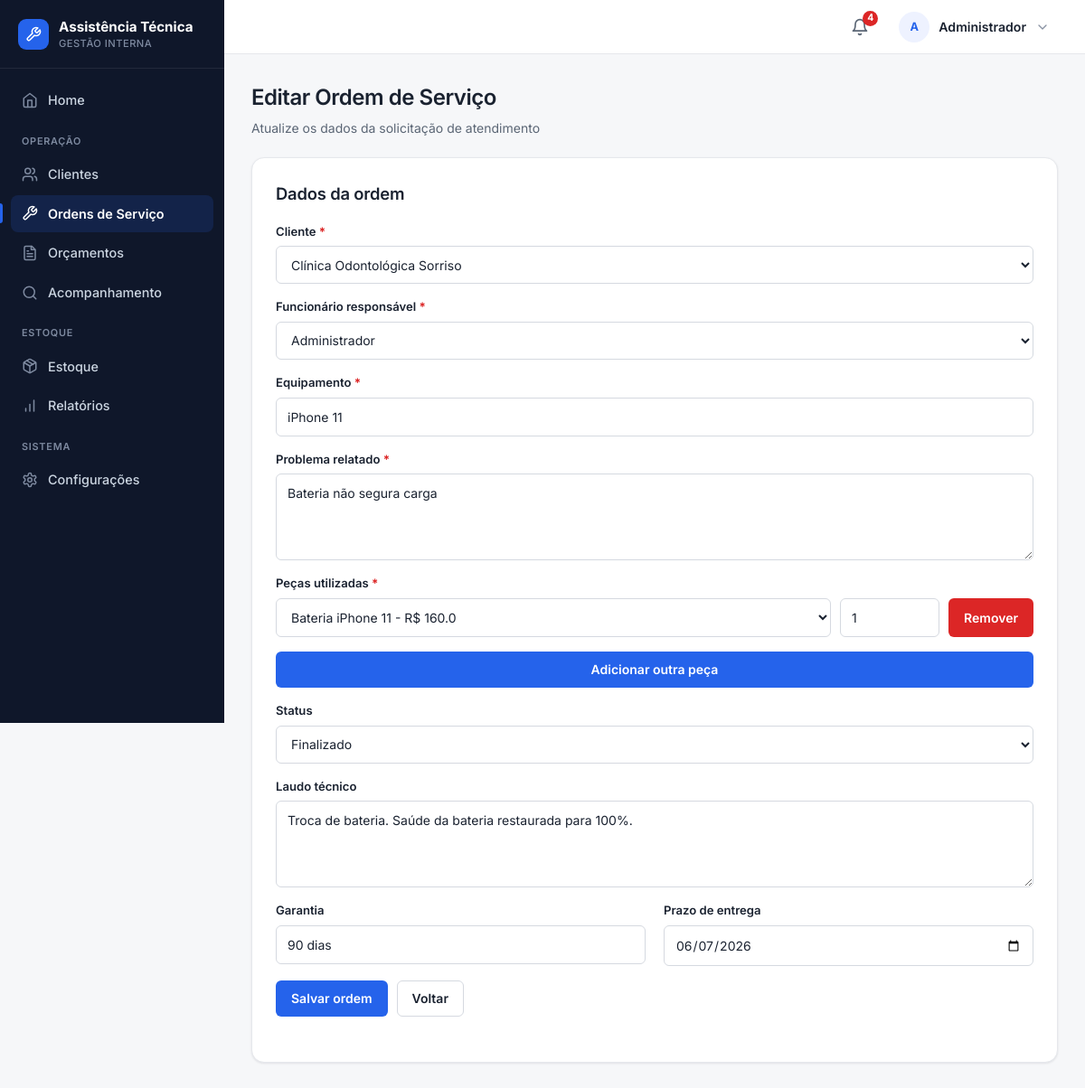
Page /ordem-servico/editar/10 (signed in) on the earlier database version.
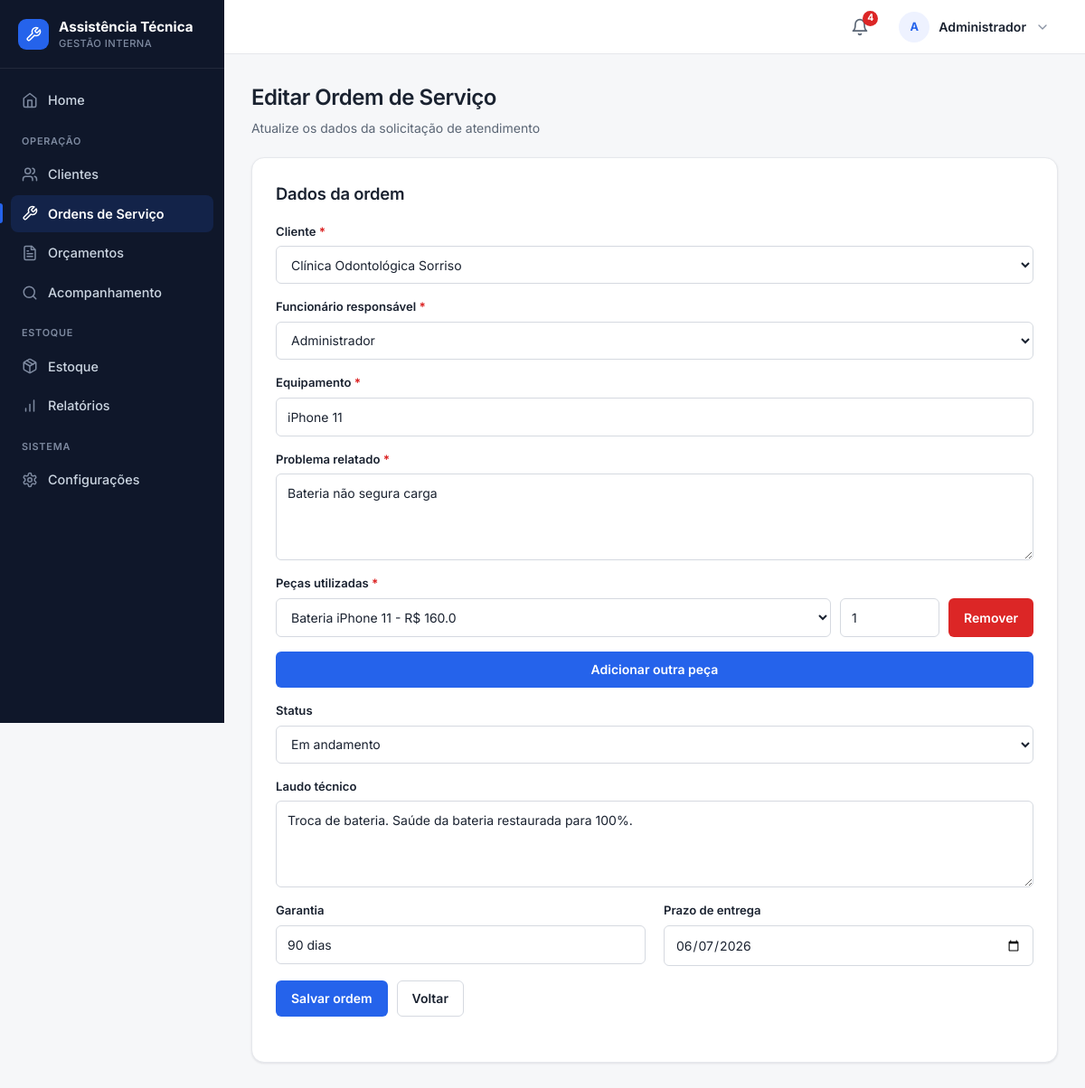
Same page on the later database version.
### tables this page shows
CREATE TABLE ordens_servico (
    ordem_id INTEGER PRIMARY KEY AUTOINCREMENT,
    cliente_id INTEGER NOT NULL,
    equipamento TEXT NOT NULL,
    problema_relatado TEXT NOT NULL,
    status TEXT NOT NULL DEFAULT 'Aberto', funcionario_id INTEGER REFERENCES funcionarios(id), data_abertura TEXT, data_finalizacao TEXT, laudo TEXT, garantia TEXT, prazo_entrega TEXT,

    FOREIGN KEY (cliente_id) REFERENCES clientes(id)
);

CREATE TABLE clientes (
    id INTEGER PRIMARY KEY AUTOINCREMENT,
    nome TEXT NOT NULL,
    cpf TEXT UNIQUE,
    telefone TEXT,
    email TEXT,
    endereco TEXT
, data_cadastro TEXT);

CREATE TABLE funcionarios (
    id INTEGER PRIMARY KEY AUTOINCREMENT,
    nome TEXT NOT NULL,
    email TEXT NOT NULL UNIQUE,
    senha TEXT NOT NULL,
    cargo TEXT
, ativo INTEGER NOT NULL DEFAULT 1, perfil TEXT NOT NULL DEFAULT 'funcionario');

### routes/ordem_servico.py (the view)
@ordem_servico_bp.route("/ordem-servico/editar/<int:ordem_id>")
def pagina_editar_ordem(ordem_id):
    db = conectar()
    ordem = db.execute("""
        SELECT
            ordem_id,
            cliente_id,
            funcionario_id,
            equipamento,
            problema_relatado,
            status,
            laudo,
            garantia,
            prazo_entrega
        FROM ordens_servico
        WHERE ordem_id = ?
    """, (ordem_id,)).fetchone()
    clientes = db.execute("""
        SELECT id, nome
        FROM clientes
        ORDER BY nome
    """).fetchall()
    pecas = db.execute("""
        SELECT id, nome, preco_unitario
        FROM pecas
        ORDER BY nome
    """).fetchall()
    funcionarios = db.execute("""
        SELECT id, nome
        FROM funcionarios
        ORDER BY nome
    """).fetchall()
    pecas_vinculadas = db.execute("""
        SELECT peca_id, quantidade
        FROM ordem_pecas
        WHERE ordem_id = ?
        ORDER BY id
    """, (ordem_id,)).fetchall()
    db.close()
    if ordem is None:
        return redirect("/ordem-servico")
    return render_template(
        "editar-ordem-servico.html",
        ordem=ordem,
        clientes=clientes,
        pecas=pecas,
        funcionarios=funcionarios,
        pecas_vinculadas=pecas_vinculadas
    )

### app.py (called while the page is built)
@app.context_processor
def injetar_alertas_estoque():
    if "funcionario_id" not in session:
        return {"alerta_estoque_baixo": 0}
    conexao = conectar()
    total = conexao.execute(
        "SELECT COUNT(*) FROM pecas WHERE quantidade <= estoque_minimo"
    ).fetchone()[0]
    conexao.close()
    return {"alerta_estoque_baixo": total}

### database.py (called while the page is built)
def _coluna_existe(conexao, tabela, coluna):
    colunas = conexao.execute(f"PRAGMA table_info({tabela})").fetchall()
    return any(item["name"] == coluna for item in colunas)

def conectar():
    conexao = sqlite3.connect("database/sistema.db")
    conexao.row_factory = sqlite3.Row
    conexao.execute("PRAGMA foreign_keys = ON")
    _garantir_schema(conexao)
    return conexao

### templates/editar-ordem-servico.html (shortened to what the changed rows need)
{% extends "base.html" %}
{% block css %}
    <link rel="stylesheet" href="{{ url_for('static', filename='css/ordem-servico.css') }}">
{% endblock %}
{% block conteudo %}
<div class="page-head">
    <h1>Editar Ordem de Serviço</h1>
</div>
<section class="card">
    <h2>Dados da ordem</h2>
    <form action="/ordem-servico/atualizar/{{ ordem['ordem_id'] }}" method="POST">
        <div class="campo">
            <label for="cliente_id">Cliente <span class="obrigatorio" title="Campo obrigatório">*</span></label>
            <select id="cliente_id" name="cliente_id" required>
                {% for cliente in clientes %}
                <option value="{{ cliente['id'] }}" {% if cliente['id'] == ordem['cliente_id'] %}selected{% endif %}>
                    {{ cliente["nome"] }}
                </option>
                {% endfor %}
            </select>
        </div>
        <div class="campo">
            <label for="funcionario_id">Funcionário responsável <span class="obrigatorio" title="Campo obrigatório">*</span></label>
            <select id="funcionario_id" name="funcionario_id" required>
                {% for funcionario in funcionarios %}
                <option value="{{ funcionario['id'] }}" {% if funcionario['id'] == ordem['funcionario_id'] %}selected{% endif %}>
                    {{ funcionario["nome"] }}
                </option>
                {% endfor %}
            </select>
        </div>
        <div class="campo">
            <label for="equipamento">Equipamento <span class="obrigatorio" title="Campo obrigatório">*</span></label>
            <input type="text" id="equipamento" name="equipamento" value="{{ ordem['equipamento'] }}" required>
        </div>
        <div class="campo">
            <label for="problema_relatado">Problema relatado <span class="obrigatorio" title="Campo obrigatório">*</span></label>
            <textarea id="problema_relatado" name="problema_relatado" required>{{ ordem['problema_relatado'] }}</textarea>
        </div>
        <div class="campo">
            <label for="status">Status</label>
            <select id="status" name="status" required>
                <option value="Em andamento" {% if ordem['status'] == 'Em andamento' %}selected{% endif %}>Em andamento</option>
                <option value="Finalizado" {% if ordem['status'] == 'Finalizado' %}selected{% endif %}>Finalizado</option>
            </select>
        </div>
        <div class="campo">
            <label for="laudo">Laudo técnico</label>
            <textarea id="laudo" name="laudo" placeholder="Diagnóstico e serviço executado (preenchido pelo técnico)">{{ ordem['laudo'] or '' }}</textarea>
        </div>
        <div class="form-grid">
            <div class="campo">
                <label for="garantia">Garantia</label>
                <input type="text" id="garantia" name="garantia" value="{{ ordem['garantia'] or '' }}" placeholder="Ex.: 90 dias">
            </div>
            <div class="campo">
                <label for="prazo_entrega">Prazo de entrega</label>
                <input type="date" id="prazo_entrega" name="prazo_entrega" value="{{ ordem['prazo_entrega'] or '' }}">
            </div>
        </div>
    </form>
</section>
{% endblock %}

Differences in the rows shown:
changed ordens_servico "iPhone 11": status "Finalizado" → "Em andamento"
